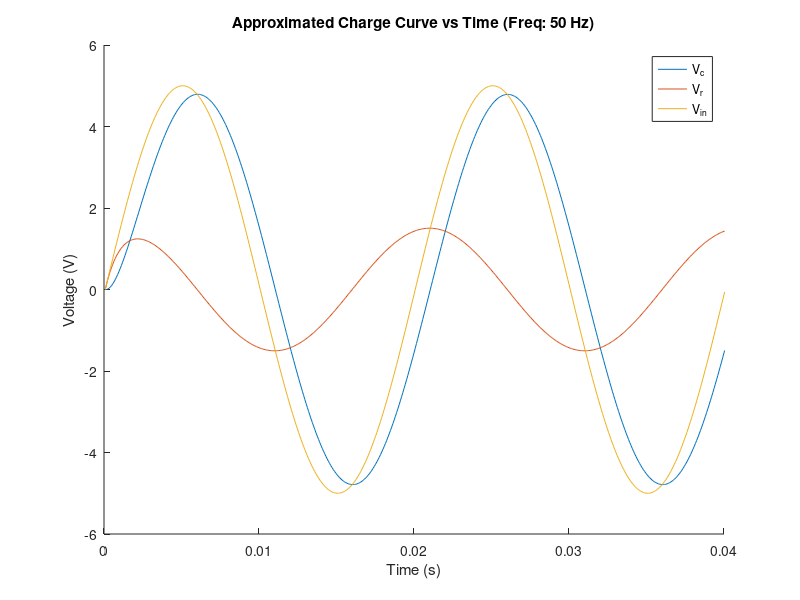
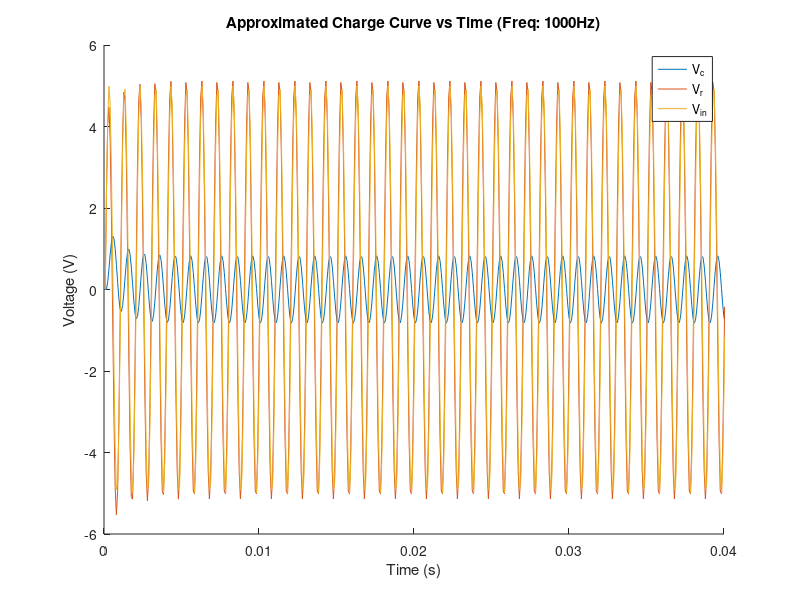

The MATLAB script that drew these images, in order:
%% Part 2: The Flipped Circuit

clear all;
close all;

%% implementation

t = 0.04; % total time of 0.04 seconds, as seen in figure 4 of the handout. 
R = 1e3;  % 1000; % 1 k ohms
C = 1e-6; % 1e-6; % 1 micro F
h = 8e-5; % sampling rate in seconds per sample

% We're currently only considering the frequency being 50 Hz.
timesteps = 0:h:t;
% timesteps, all within the time domain. 
% there will be length(timesteps) samples taken. 
Vinput50 = 5 * sin(2 * pi * 50 * timesteps);
Vresistor50 = zeros(1,length(timesteps));
Vcapacitor50 = zeros(1,length(timesteps));

%% Construction and Execution of the model with 1000Hz
for k = 1:length(timesteps)
    Vresistor50(k) = Vinput50(k) - Vcapacitor50(k);                                          % Equation #08
    Vcapacitor50(k+1) = (1 - (h / (R * C))) * Vcapacitor50(k) + (h / (R * C)) * Vinput50(k); % Equation #10
end
%% Plotting of data
figure(1);
hold on;
plot(Vcapacitor50(:));
plot(Vresistor50(:));
plot(Vinput50(:));
hold off;
xlabel("Time (s)");
ylabel("Voltage (V)");
title("Approximated Charge Curve vs Time (Freq: 50 Hz)");
legend("V_c", "V_r", "V_i_n", "location", "best");
set(gca, 'XTick', 0:(length(timesteps)-1)/4:length(timesteps)-1)
set(gca, 'XTickLabel', 0:0.01:t)
xlim([0 t / h + 0.01]);

%% Construction and Execution of the model at 1000Hz
Vinput1000 = 5 * sin(2 * pi * 1000 * timesteps);
Vresistor1000 = zeros(1,length(timesteps));
Vcapacitor1000 = zeros(1,length(timesteps));

for k = 1:length(timesteps)
    Vresistor1000(k) = Vinput1000(k) - Vcapacitor1000(k);                                          % Equation #08
    Vcapacitor1000(k+1) = (1 - (h / (R * C))) * Vcapacitor1000(k) + (h / (R * C)) * Vinput1000(k); % Equation #10
end
%% Plotting of data
figure(2);
hold on;
plot(Vcapacitor1000(:));
plot(Vresistor1000(:));
plot(Vinput1000(:));
hold off;
xlabel("Time (s)");
ylabel("Voltage (V)");
title("Approximated Charge Curve vs Time (Freq: 1000Hz)");
legend("V_c", "V_r", "V_i_n", "location", "best");
set(gca, 'XTick', 0:(length(timesteps)-1)/4:length(timesteps)-1)
set(gca, 'XTickLabel', 0:0.01:t)
xlim([0 t / h + 0.01]);